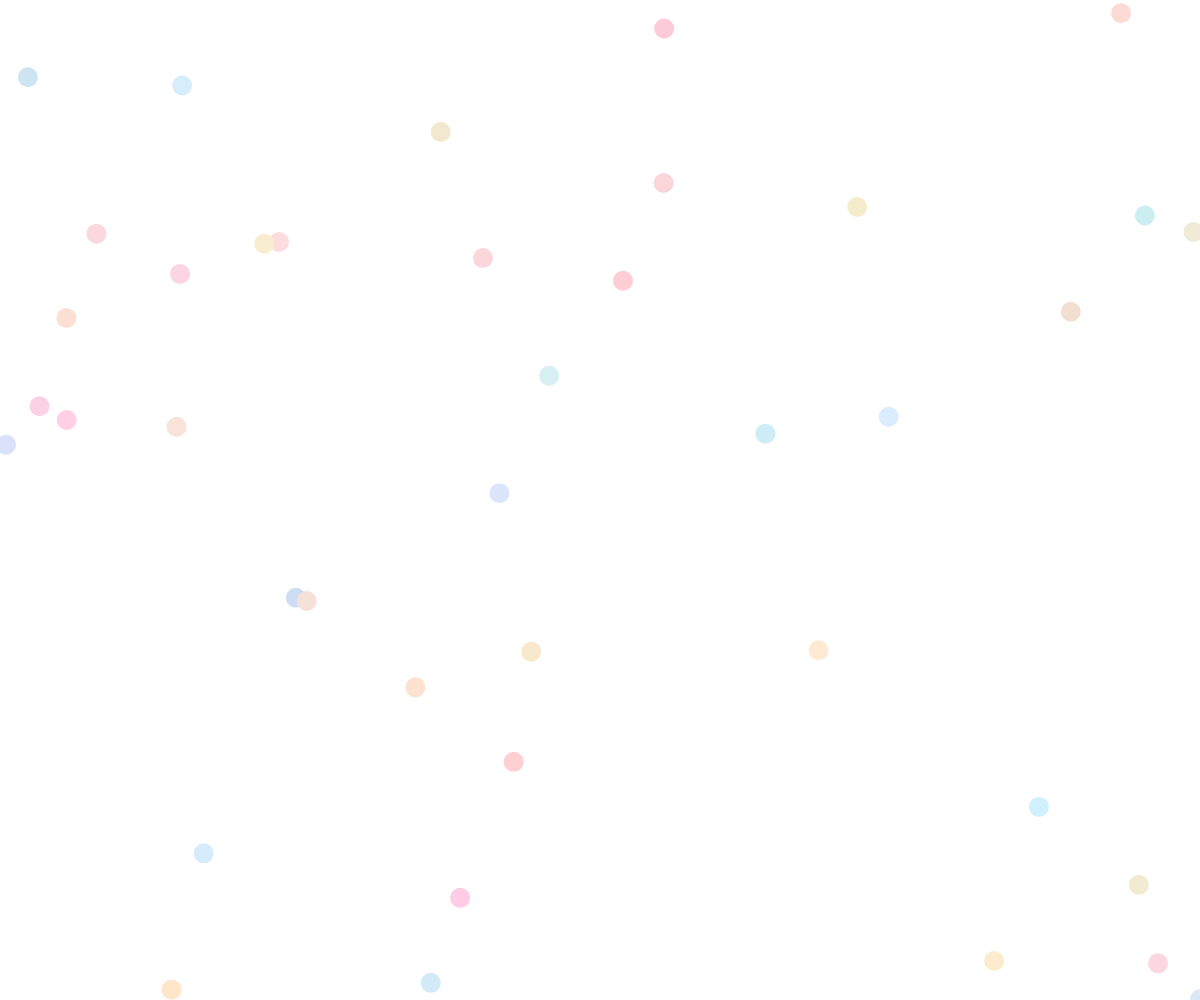
Frame 1 (no input)
Frame 60 (no input): identical to frame 1, image omitted
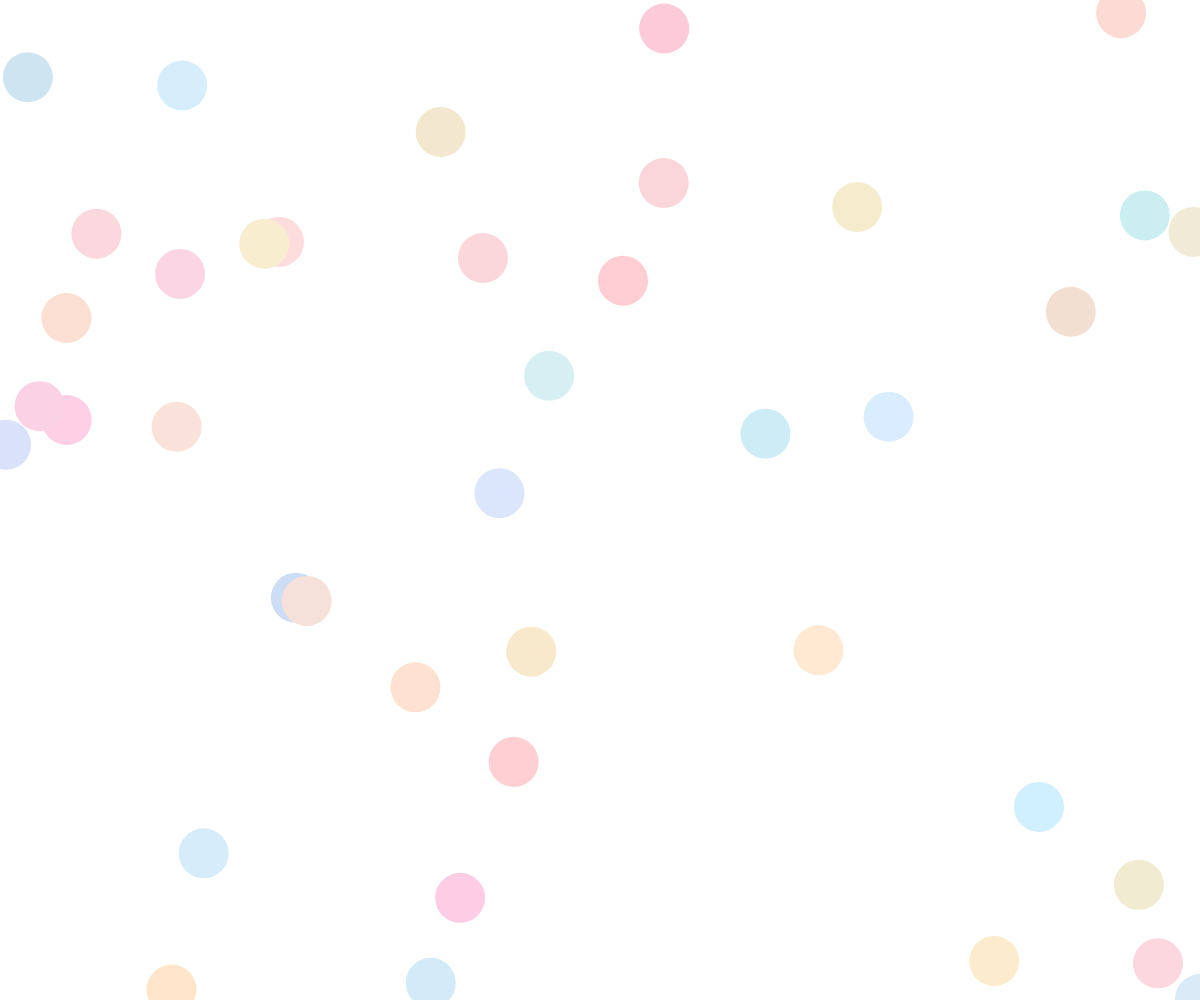
Frame 120 (the mouse pressed at the canvas centre since frame 60)

The p5.js sketch that drew these frames (run headless with seeded random() and noise() and a simulated clock; from frame 60 on, the mouse is pressed at the canvas centre):

// p5.js sketch
// ── sketch.js
let circles = [];

function setup() {
  createCanvas(windowWidth, windowHeight);
  background("fefae0");

  // 產生 40 個圓
  for (let i = 0; i < 40; i++) {
    circles.push({
      x: random(width),
      y: random(height),
      size: random(30, 50),
      color: randomColor() // 使用自訂函數產生柔和色彩
    });
  }
}

function draw() {
  background("fefae0");

  // 繪製圓
  for (let circle of circles) {
    let newSize = map(mouseX, 0, width, 20, 80); // 根據滑鼠 X 軸位置調整大小
    fill(circle.color);
    noStroke();
    ellipse(circle.x, circle.y, newSize, newSize);
  }
}

// 自訂函數：產生淡黃色、淡粉色、淡藍色的柔和色彩
function randomColor() {
  let colors = [
    color(random(240, 255), random(220, 240), random(200, 220)), // 淡黃色
    color(random(250, 255), random(200, 220), random(210, 230)), // 淡粉色
    color(random(200, 220), random(220, 240), random(240, 255))  // 淡藍色
  ];
  return random(colors);
}
